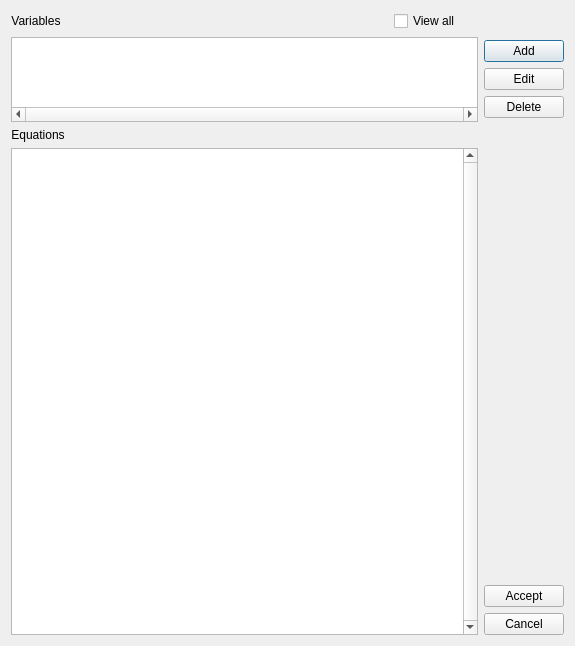
<?xml version="1.0" encoding="UTF-8"?>
<ui version="4.0">
 <class>entity_editor</class>
 <widget class="QDialog" name="entity_editor">
  <property name="geometry">
   <rect>
    <x>0</x>
    <y>0</y>
    <width>575</width>
    <height>646</height>
   </rect>
  </property>
  <property name="windowTitle">
   <string>Entity Editor</string>
  </property>
  <layout class="QVBoxLayout" name="verticalLayout_5">
   <item>
    <layout class="QVBoxLayout" name="verticalLayout_3">
     <item>
      <layout class="QHBoxLayout" name="horizontalLayout_4">
       <item alignment="Qt::AlignLeft">
        <widget class="QFrame" name="frame_3">
         <property name="frameShape">
          <enum>QFrame::NoFrame</enum>
         </property>
         <property name="frameShadow">
          <enum>QFrame::Raised</enum>
         </property>
         <layout class="QHBoxLayout" name="horizontalLayout_3">
          <property name="leftMargin">
           <number>0</number>
          </property>
          <property name="topMargin">
           <number>0</number>
          </property>
          <property name="rightMargin">
           <number>0</number>
          </property>
          <property name="bottomMargin">
           <number>0</number>
          </property>
          <item>
           <widget class="QLabel" name="label_2">
            <property name="sizePolicy">
             <sizepolicy hsizetype="Preferred" vsizetype="Fixed">
              <horstretch>0</horstretch>
              <verstretch>0</verstretch>
             </sizepolicy>
            </property>
            <property name="text">
             <string>Variables</string>
            </property>
            <property name="alignment">
             <set>Qt::AlignCenter</set>
            </property>
           </widget>
          </item>
         </layout>
        </widget>
       </item>
       <item alignment="Qt::AlignHCenter">
        <widget class="QFrame" name="frame_5">
         <property name="frameShape">
          <enum>QFrame::NoFrame</enum>
         </property>
         <property name="frameShadow">
          <enum>QFrame::Raised</enum>
         </property>
         <layout class="QHBoxLayout" name="horizontalLayout">
          <property name="leftMargin">
           <number>0</number>
          </property>
          <property name="topMargin">
           <number>0</number>
          </property>
          <property name="rightMargin">
           <number>0</number>
          </property>
          <property name="bottomMargin">
           <number>0</number>
          </property>
          <item>
           <widget class="QCheckBox" name="cbox_view_all">
            <property name="text">
             <string>View all</string>
            </property>
           </widget>
          </item>
         </layout>
        </widget>
       </item>
      </layout>
     </item>
     <item>
      <layout class="QHBoxLayout" name="horizontalLayout_2">
       <item>
        <widget class="QListView" name="list_variables">
         <property name="sizePolicy">
          <sizepolicy hsizetype="Expanding" vsizetype="Fixed">
           <horstretch>0</horstretch>
           <verstretch>0</verstretch>
          </sizepolicy>
         </property>
         <property name="minimumSize">
          <size>
           <width>0</width>
           <height>70</height>
          </size>
         </property>
         <property name="maximumSize">
          <size>
           <width>16777215</width>
           <height>85</height>
          </size>
         </property>
         <property name="horizontalScrollBarPolicy">
          <enum>Qt::ScrollBarAlwaysOn</enum>
         </property>
         <property name="editTriggers">
          <set>QAbstractItemView::NoEditTriggers</set>
         </property>
         <property name="horizontalScrollMode">
          <enum>QAbstractItemView::ScrollPerPixel</enum>
         </property>
         <property name="flow">
          <enum>QListView::LeftToRight</enum>
         </property>
        </widget>
       </item>
       <item alignment="Qt::AlignVCenter">
        <widget class="QFrame" name="frame">
         <property name="frameShape">
          <enum>QFrame::NoFrame</enum>
         </property>
         <property name="frameShadow">
          <enum>QFrame::Raised</enum>
         </property>
         <layout class="QVBoxLayout" name="verticalLayout">
          <property name="leftMargin">
           <number>0</number>
          </property>
          <property name="topMargin">
           <number>0</number>
          </property>
          <property name="rightMargin">
           <number>0</number>
          </property>
          <property name="bottomMargin">
           <number>0</number>
          </property>
          <item>
           <widget class="QPushButton" name="pbutton_add_variable">
            <property name="text">
             <string>Add</string>
            </property>
           </widget>
          </item>
          <item>
           <widget class="QPushButton" name="pbutton_edit_variable">
            <property name="text">
             <string>Edit</string>
            </property>
           </widget>
          </item>
          <item>
           <widget class="QPushButton" name="pbutton_delete_variable">
            <property name="text">
             <string>Delete</string>
            </property>
           </widget>
          </item>
         </layout>
        </widget>
       </item>
      </layout>
     </item>
    </layout>
   </item>
   <item>
    <layout class="QHBoxLayout" name="horizontalLayout_7">
     <item>
      <layout class="QVBoxLayout" name="verticalLayout_4">
       <item alignment="Qt::AlignLeft">
        <widget class="QFrame" name="frame_4">
         <property name="frameShape">
          <enum>QFrame::NoFrame</enum>
         </property>
         <property name="frameShadow">
          <enum>QFrame::Raised</enum>
         </property>
         <layout class="QHBoxLayout" name="horizontalLayout_5">
          <property name="leftMargin">
           <number>0</number>
          </property>
          <property name="topMargin">
           <number>0</number>
          </property>
          <property name="rightMargin">
           <number>0</number>
          </property>
          <property name="bottomMargin">
           <number>0</number>
          </property>
          <item>
           <widget class="QLabel" name="label">
            <property name="text">
             <string>Equations</string>
            </property>
            <property name="alignment">
             <set>Qt::AlignCenter</set>
            </property>
           </widget>
          </item>
         </layout>
        </widget>
       </item>
       <item>
        <widget class="QFrame" name="frame_6">
         <property name="frameShape">
          <enum>QFrame::NoFrame</enum>
         </property>
         <property name="frameShadow">
          <enum>QFrame::Raised</enum>
         </property>
         <layout class="QHBoxLayout" name="horizontalLayout_6">
          <property name="leftMargin">
           <number>0</number>
          </property>
          <property name="topMargin">
           <number>0</number>
          </property>
          <property name="rightMargin">
           <number>0</number>
          </property>
          <property name="bottomMargin">
           <number>0</number>
          </property>
          <item>
           <widget class="QListView" name="list_equations">
            <property name="verticalScrollBarPolicy">
             <enum>Qt::ScrollBarAlwaysOn</enum>
            </property>
            <property name="editTriggers">
             <set>QAbstractItemView::NoEditTriggers</set>
            </property>
            <property name="selectionMode">
             <enum>QAbstractItemView::NoSelection</enum>
            </property>
            <property name="verticalScrollMode">
             <enum>QAbstractItemView::ScrollPerPixel</enum>
            </property>
            <property name="resizeMode">
             <enum>QListView::Adjust</enum>
            </property>
           </widget>
          </item>
         </layout>
        </widget>
       </item>
      </layout>
     </item>
     <item alignment="Qt::AlignBottom">
      <widget class="QFrame" name="frame_2">
       <property name="frameShape">
        <enum>QFrame::NoFrame</enum>
       </property>
       <property name="frameShadow">
        <enum>QFrame::Raised</enum>
       </property>
       <layout class="QVBoxLayout" name="verticalLayout_2">
        <property name="leftMargin">
         <number>0</number>
        </property>
        <property name="topMargin">
         <number>0</number>
        </property>
        <property name="rightMargin">
         <number>0</number>
        </property>
        <property name="bottomMargin">
         <number>0</number>
        </property>
        <item>
         <widget class="QPushButton" name="pbutton_accept">
          <property name="text">
           <string>Accept</string>
          </property>
         </widget>
        </item>
        <item>
         <widget class="QPushButton" name="pbutton_cancel">
          <property name="text">
           <string>Cancel</string>
          </property>
         </widget>
        </item>
       </layout>
      </widget>
     </item>
    </layout>
   </item>
  </layout>
 </widget>
 <resources/>
 <connections/>
</ui>
